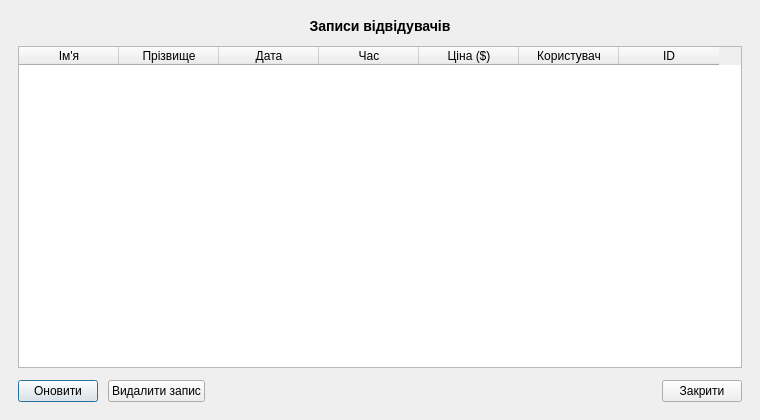
<?xml version="1.0" encoding="UTF-8"?>
<ui version="4.0">
 <class>BookingsManagementDialog</class>
 <widget class="QDialog" name="BookingsManagementDialog">
  <property name="geometry">
   <rect>
    <x>0</x>
    <y>0</y>
    <width>760</width>
    <height>420</height>
   </rect>
  </property>
  <property name="windowTitle">
   <string>Записи на візит</string>
  </property>
  <layout class="QVBoxLayout" name="verticalLayout">
   <property name="spacing">
    <number>12</number>
   </property>
   <property name="leftMargin">
    <number>18</number>
   </property>
   <property name="topMargin">
    <number>18</number>
   </property>
   <property name="rightMargin">
    <number>18</number>
   </property>
   <property name="bottomMargin">
    <number>18</number>
   </property>
   <item>
    <widget class="QLabel" name="titleLabel">
     <property name="text">
      <string>&lt;h3&gt;Записи відвідувачів&lt;/h3&gt;</string>
     </property>
     <property name="alignment">
      <set>Qt::AlignmentFlag::AlignCenter</set>
     </property>
    </widget>
   </item>
   <item>
    <widget class="QTableWidget" name="bookingsTable">
     <column>
      <property name="text">
       <string>Ім'я</string>
      </property>
     </column>
     <column>
      <property name="text">
       <string>Прізвище</string>
      </property>
     </column>
     <column>
      <property name="text">
       <string>Дата</string>
      </property>
     </column>
     <column>
      <property name="text">
       <string>Час</string>
      </property>
     </column>
     <column>
      <property name="text">
       <string>Ціна ($)</string>
      </property>
     </column>
     <column>
      <property name="text">
       <string>Користувач</string>
      </property>
     </column>
     <column>
      <property name="text">
       <string>ID</string>
      </property>
     </column>
    </widget>
   </item>
   <item>
    <layout class="QHBoxLayout" name="buttonLayout">
     <property name="spacing">
      <number>10</number>
     </property>
     <item>
      <widget class="QPushButton" name="refreshButton">
       <property name="text">
        <string>Оновити</string>
       </property>
      </widget>
     </item>
     <item>
      <widget class="QPushButton" name="deleteButton">
       <property name="text">
        <string>Видалити запис</string>
       </property>
      </widget>
     </item>
     <item>
      <spacer name="horizontalSpacer">
       <property name="orientation">
        <enum>Qt::Orientation::Horizontal</enum>
       </property>
       <property name="sizeHint" stdset="0">
        <size>
         <width>40</width>
         <height>20</height>
        </size>
       </property>
      </spacer>
     </item>
     <item>
      <widget class="QPushButton" name="closeButton">
       <property name="text">
        <string>Закрити</string>
       </property>
      </widget>
     </item>
    </layout>
   </item>
  </layout>
 </widget>
 <resources/>
 <connections/>
</ui>
